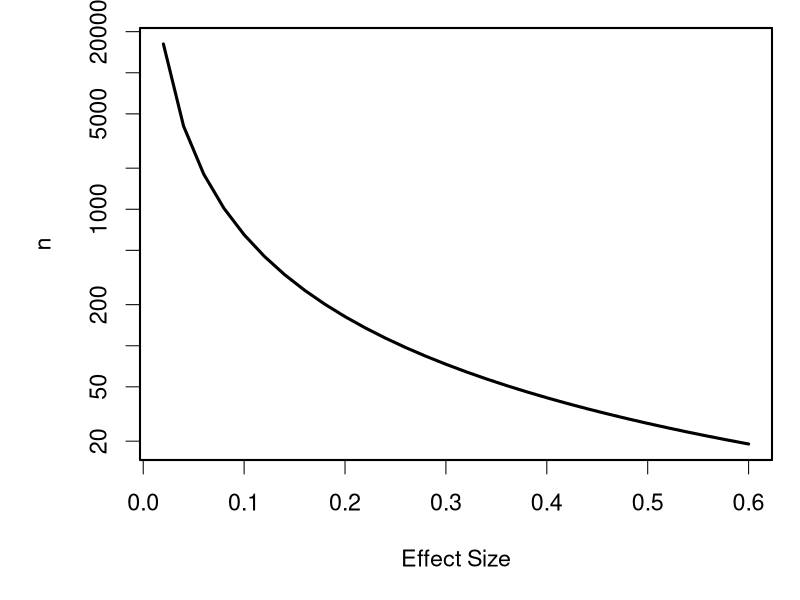

This chart was generated by the following R code:
library(pwr)

setwd('~/Dropbox/Documents/statsforbios')

effect <- seq(0.02, 0.6, by = 0.02)
n <- rep(0,length(effect))

for(i in 1:length(effect)){
n[i] <- (pwr.anova.test(2, sig.level=0.05, power=0.95, f=effect[i]))$n
}

png('powerAnalysis.png')
par(cex=1.4, mar=c(5,5,1,1))
plot(n~effect, type='l', log='y', xlab='Effect Size', lwd=3)
box(lwd=2)
dev.off()
